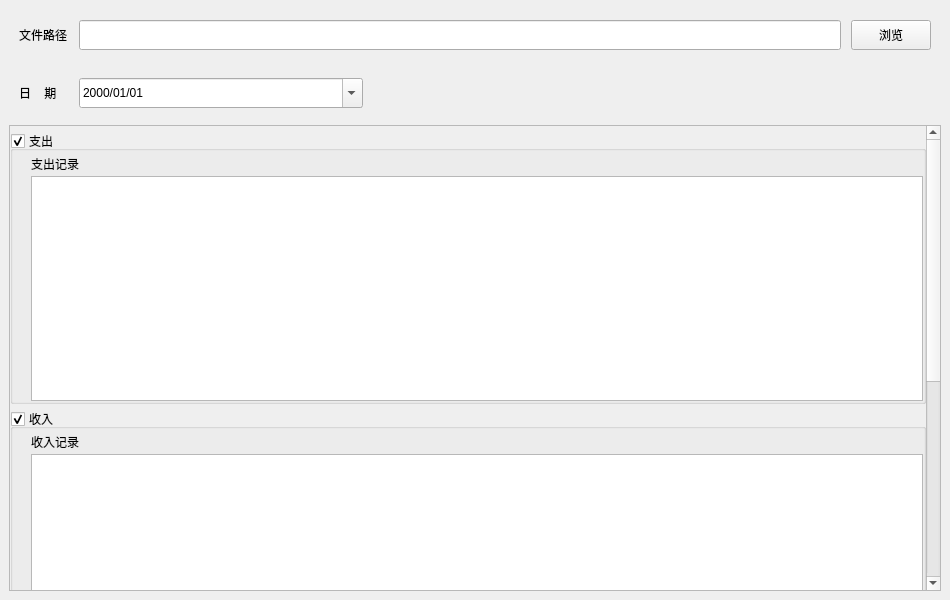
<?xml version="1.0" encoding="UTF-8"?>
<ui version="4.0">
 <class>EditAccountBook</class>
 <widget class="QWidget" name="EditAccountBook">
  <property name="geometry">
   <rect>
    <x>0</x>
    <y>0</y>
    <width>950</width>
    <height>600</height>
   </rect>
  </property>
  <property name="windowTitle">
   <string>编辑账本</string>
  </property>
  <layout class="QGridLayout" name="gridLayout_top">
   <property name="leftMargin">
    <number>0</number>
   </property>
   <property name="topMargin">
    <number>0</number>
   </property>
   <property name="rightMargin">
    <number>0</number>
   </property>
   <property name="bottomMargin">
    <number>0</number>
   </property>
   <property name="spacing">
    <number>0</number>
   </property>
   <item row="0" column="0">
    <widget class="QWidget" name="widget_general" native="true">
     <property name="minimumSize">
      <size>
       <width>950</width>
       <height>600</height>
      </size>
     </property>
     <layout class="QVBoxLayout" name="verticalLayout_general" stretch="1,1,9">
      <item>
       <widget class="QWidget" name="widget_file_path" native="true">
        <layout class="QHBoxLayout" name="horizontalLayout_file_path">
         <property name="spacing">
          <number>10</number>
         </property>
         <property name="leftMargin">
          <number>10</number>
         </property>
         <property name="topMargin">
          <number>10</number>
         </property>
         <property name="rightMargin">
          <number>10</number>
         </property>
         <property name="bottomMargin">
          <number>10</number>
         </property>
         <item>
          <widget class="QLabel" name="label_file_path">
           <property name="minimumSize">
            <size>
             <width>50</width>
             <height>30</height>
            </size>
           </property>
           <property name="maximumSize">
            <size>
             <width>50</width>
             <height>30</height>
            </size>
           </property>
           <property name="text">
            <string>文件路径</string>
           </property>
          </widget>
         </item>
         <item>
          <widget class="QLineEdit" name="lineEdit_file_path">
           <property name="minimumSize">
            <size>
             <width>0</width>
             <height>30</height>
            </size>
           </property>
          </widget>
         </item>
         <item>
          <widget class="QPushButton" name="pushButton_file_path">
           <property name="minimumSize">
            <size>
             <width>80</width>
             <height>30</height>
            </size>
           </property>
           <property name="maximumSize">
            <size>
             <width>80</width>
             <height>30</height>
            </size>
           </property>
           <property name="text">
            <string>浏览</string>
           </property>
          </widget>
         </item>
        </layout>
       </widget>
      </item>
      <item>
       <widget class="QWidget" name="widget_date" native="true">
        <layout class="QHBoxLayout" name="horizontalLayout" stretch="1,1,2">
         <property name="spacing">
          <number>10</number>
         </property>
         <property name="leftMargin">
          <number>10</number>
         </property>
         <property name="topMargin">
          <number>10</number>
         </property>
         <property name="rightMargin">
          <number>10</number>
         </property>
         <property name="bottomMargin">
          <number>10</number>
         </property>
         <item>
          <widget class="QLabel" name="label_date">
           <property name="minimumSize">
            <size>
             <width>50</width>
             <height>30</height>
            </size>
           </property>
           <property name="maximumSize">
            <size>
             <width>50</width>
             <height>30</height>
            </size>
           </property>
           <property name="text">
            <string>日    期</string>
           </property>
          </widget>
         </item>
         <item>
          <widget class="QDateEdit" name="dateEdit">
           <property name="minimumSize">
            <size>
             <width>0</width>
             <height>30</height>
            </size>
           </property>
           <property name="displayFormat">
            <string>yyyy/MM/dd</string>
           </property>
           <property name="calendarPopup">
            <bool>true</bool>
           </property>
           <property name="timeSpec">
            <enum>Qt::LocalTime</enum>
           </property>
          </widget>
         </item>
         <item>
          <spacer name="horizontalSpacer">
           <property name="orientation">
            <enum>Qt::Horizontal</enum>
           </property>
           <property name="sizeHint" stdset="0">
            <size>
             <width>40</width>
             <height>20</height>
            </size>
           </property>
          </spacer>
         </item>
        </layout>
       </widget>
      </item>
      <item>
       <widget class="QScrollArea" name="scrollArea">
        <property name="verticalScrollBarPolicy">
         <enum>Qt::ScrollBarAlwaysOn</enum>
        </property>
        <property name="widgetResizable">
         <bool>true</bool>
        </property>
        <widget class="QWidget" name="scrollAreaWidgetContents">
         <property name="geometry">
          <rect>
           <x>0</x>
           <y>0</y>
           <width>913</width>
           <height>815</height>
          </rect>
         </property>
         <layout class="QVBoxLayout" name="verticalLayout_scrollArea">
          <property name="spacing">
           <number>5</number>
          </property>
          <property name="leftMargin">
           <number>0</number>
          </property>
          <property name="topMargin">
           <number>5</number>
          </property>
          <property name="rightMargin">
           <number>0</number>
          </property>
          <property name="bottomMargin">
           <number>5</number>
          </property>
          <item>
           <widget class="QGroupBox" name="groupBox_expense">
            <property name="minimumSize">
             <size>
              <width>0</width>
              <height>0</height>
             </size>
            </property>
            <property name="title">
             <string>支出</string>
            </property>
            <property name="flat">
             <bool>true</bool>
            </property>
            <property name="checkable">
             <bool>true</bool>
            </property>
            <layout class="QGridLayout" name="gridLayout_expense">
             <property name="leftMargin">
              <number>18</number>
             </property>
             <property name="topMargin">
              <number>0</number>
             </property>
             <property name="rightMargin">
              <number>0</number>
             </property>
             <property name="bottomMargin">
              <number>0</number>
             </property>
             <property name="spacing">
              <number>0</number>
             </property>
             <item row="0" column="0">
              <widget class="QWidget" name="widget_expense" native="true">
               <property name="minimumSize">
                <size>
                 <width>720</width>
                 <height>250</height>
                </size>
               </property>
               <layout class="QGridLayout" name="gridLayout_expense_widget">
                <property name="leftMargin">
                 <number>0</number>
                </property>
                <property name="topMargin">
                 <number>0</number>
                </property>
                <property name="rightMargin">
                 <number>0</number>
                </property>
                <property name="bottomMargin">
                 <number>0</number>
                </property>
                <property name="spacing">
                 <number>0</number>
                </property>
                <item row="1" column="0">
                 <widget class="QTableWidget" name="tableWidget_expense"/>
                </item>
                <item row="0" column="0">
                 <widget class="QLabel" name="label_expense_table">
                  <property name="minimumSize">
                   <size>
                    <width>0</width>
                    <height>25</height>
                   </size>
                  </property>
                  <property name="text">
                   <string>支出记录</string>
                  </property>
                 </widget>
                </item>
               </layout>
              </widget>
             </item>
            </layout>
           </widget>
          </item>
          <item>
           <widget class="QGroupBox" name="groupBox_income">
            <property name="minimumSize">
             <size>
              <width>0</width>
              <height>0</height>
             </size>
            </property>
            <property name="title">
             <string>收入</string>
            </property>
            <property name="flat">
             <bool>true</bool>
            </property>
            <property name="checkable">
             <bool>true</bool>
            </property>
            <layout class="QGridLayout" name="gridLayout_income">
             <property name="leftMargin">
              <number>18</number>
             </property>
             <property name="topMargin">
              <number>0</number>
             </property>
             <property name="rightMargin">
              <number>0</number>
             </property>
             <property name="bottomMargin">
              <number>0</number>
             </property>
             <property name="spacing">
              <number>0</number>
             </property>
             <item row="0" column="0">
              <widget class="QWidget" name="widget_income" native="true">
               <property name="minimumSize">
                <size>
                 <width>720</width>
                 <height>250</height>
                </size>
               </property>
               <layout class="QGridLayout" name="gridLayout_income_widget">
                <property name="leftMargin">
                 <number>0</number>
                </property>
                <property name="topMargin">
                 <number>0</number>
                </property>
                <property name="rightMargin">
                 <number>0</number>
                </property>
                <property name="bottomMargin">
                 <number>0</number>
                </property>
                <property name="spacing">
                 <number>0</number>
                </property>
                <item row="1" column="0">
                 <widget class="QTableWidget" name="tableWidget_income"/>
                </item>
                <item row="0" column="0">
                 <widget class="QLabel" name="label_income_table">
                  <property name="minimumSize">
                   <size>
                    <width>0</width>
                    <height>25</height>
                   </size>
                  </property>
                  <property name="text">
                   <string>收入记录</string>
                  </property>
                 </widget>
                </item>
               </layout>
              </widget>
             </item>
            </layout>
           </widget>
          </item>
          <item>
           <widget class="QGroupBox" name="groupBox_movement">
            <property name="minimumSize">
             <size>
              <width>0</width>
              <height>0</height>
             </size>
            </property>
            <property name="title">
             <string>转移</string>
            </property>
            <property name="flat">
             <bool>true</bool>
            </property>
            <property name="checkable">
             <bool>true</bool>
            </property>
            <layout class="QGridLayout" name="gridLayout_movement">
             <property name="leftMargin">
              <number>18</number>
             </property>
             <property name="topMargin">
              <number>0</number>
             </property>
             <property name="rightMargin">
              <number>0</number>
             </property>
             <property name="bottomMargin">
              <number>0</number>
             </property>
             <property name="spacing">
              <number>0</number>
             </property>
             <item row="0" column="0">
              <widget class="QWidget" name="widget_movement" native="true">
               <property name="minimumSize">
                <size>
                 <width>720</width>
                 <height>250</height>
                </size>
               </property>
               <layout class="QGridLayout" name="gridLayout_movement_widget">
                <property name="leftMargin">
                 <number>0</number>
                </property>
                <property name="topMargin">
                 <number>0</number>
                </property>
                <property name="rightMargin">
                 <number>0</number>
                </property>
                <property name="bottomMargin">
                 <number>0</number>
                </property>
                <property name="spacing">
                 <number>0</number>
                </property>
                <item row="1" column="0">
                 <widget class="QTableWidget" name="tableWidget_movement"/>
                </item>
                <item row="0" column="0">
                 <widget class="QLabel" name="label_movement_table">
                  <property name="minimumSize">
                   <size>
                    <width>0</width>
                    <height>25</height>
                   </size>
                  </property>
                  <property name="text">
                   <string>转移记录</string>
                  </property>
                 </widget>
                </item>
               </layout>
              </widget>
             </item>
            </layout>
           </widget>
          </item>
         </layout>
        </widget>
       </widget>
      </item>
     </layout>
    </widget>
   </item>
  </layout>
 </widget>
 <resources/>
 <connections/>
</ui>
